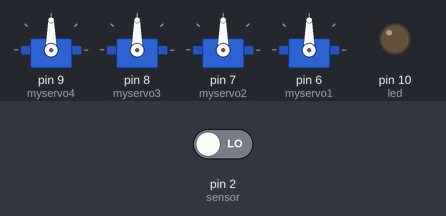
This sketch was run on a simulated Arduino Uno, built with avr-gcc and run on an emulated ATmega328P. On the bench: 4 × servo, output pins drawn as LEDs (lit = HIGH). Inputs (shaded band) come from the test bench; at power-on: pin 2 (sensor) LOW.

Above: at 1.2 s.
1.3 s: pin 2 (sensor) driven HIGH
At 1.6 s:
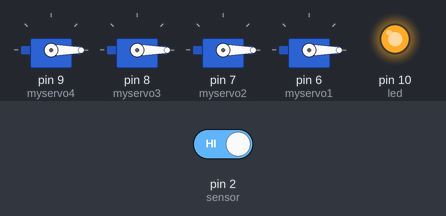
2.8 s: pin 2 (sensor) driven LOW
At 4.0 s:
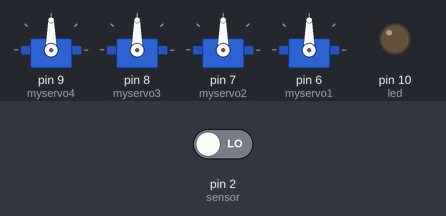
Timing chart, 0 to 5.8 s (numbered marks = the images above; inputs shaded):
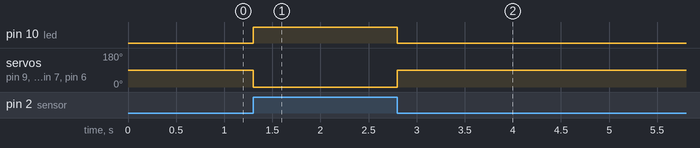

The sketch:

Sensor.ino
```cpp
#include <Servo.h>  //khai báo thư viện servo
Servo myservo1, myservo2, myservo3, myservo4 ; //tạo 4 đối tượng servo
#define sensor 2
#define led 10
//......................................................
void setup()
{
  pinMode(sensor, INPUT);
  pinMode(led, OUTPUT);
  myservo4.attach(9);//thiết lập các chân kết nối vs motor
  myservo3.attach(8);
  myservo2.attach(7);
  myservo1.attach(6);
}
//......................................................
void loop()
{ //
  if (digitalRead(sensor) == 1)
  {
    myservo4.write(0);  //nếu gặp vật cản thì quay về trạng thái ban đầu
    myservo3.write(0);
    myservo2.write(0);
    myservo1.write(0);
    digitalWrite(led, HIGH);// và bật led
  }
  else
  {
    myservo4.write(90); // k phat hien thì sẽ quay 1 góc 90
    myservo3.write(90);
    myservo2.write(90);
    myservo1.write(90);
    digitalWrite(led, LOW);//và tắt led
  }
}
```

Measured:
- after the input at 1.3 s, pin 10 (led): LOW → HIGH at once; servo on pin 9 (myservo4), servo on pin 8 (myservo3), servo on pin 7 (myservo2), servo on pin 6 (myservo1): 90° → 0° at once
- after the input at 2.8 s, pin 10 (led): HIGH → LOW at once; servo on pin 9 (myservo4), servo on pin 8 (myservo3), servo on pin 7 (myservo2), servo on pin 6 (myservo1): 0° → 90° at once
